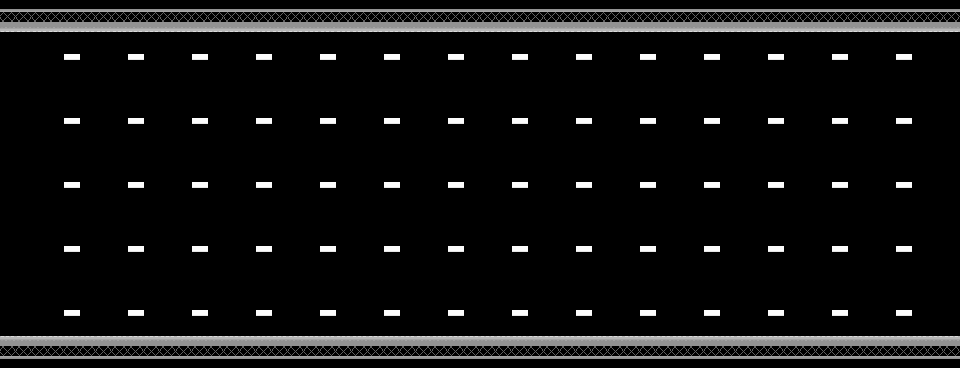

A level layout from a 2D game, rendered from its tile map. Below: a short description, then the map file with tile-grid data replaced by summaries:
An orthogonal 60x23 tile map with 16x16 px tiles, 2 tile layers (Light, Foreground) and 1 object (PlayerSpawn).

<map version="1.0" orientation="orthogonal" renderorder="right-down" width="60" height="23" tilewidth="16" tileheight="16" nextobjectid="2">
 <tileset firstgid="1" name="Tiles" tilewidth="16" tileheight="16" spacing="1" margin="1" tilecount="81" columns="9">
  <image source="../texture/tileset/tilesset.png" width="160" height="160" />
 </tileset>
 <layer name="Light" width="60" height="23">
  <data>[1380 cells, 70 non-empty, 1 distinct tile ids]</data>
 </layer>
 <layer name="Foreground" width="60" height="23">
  <data>[1380 cells, 240 non-empty, 4 distinct tile ids]</data>
 </layer>
 <objectgroup name="Spawn Points">
  <object id="1" name="PlayerSpawn" x="83" y="219" />
 </objectgroup>
</map>